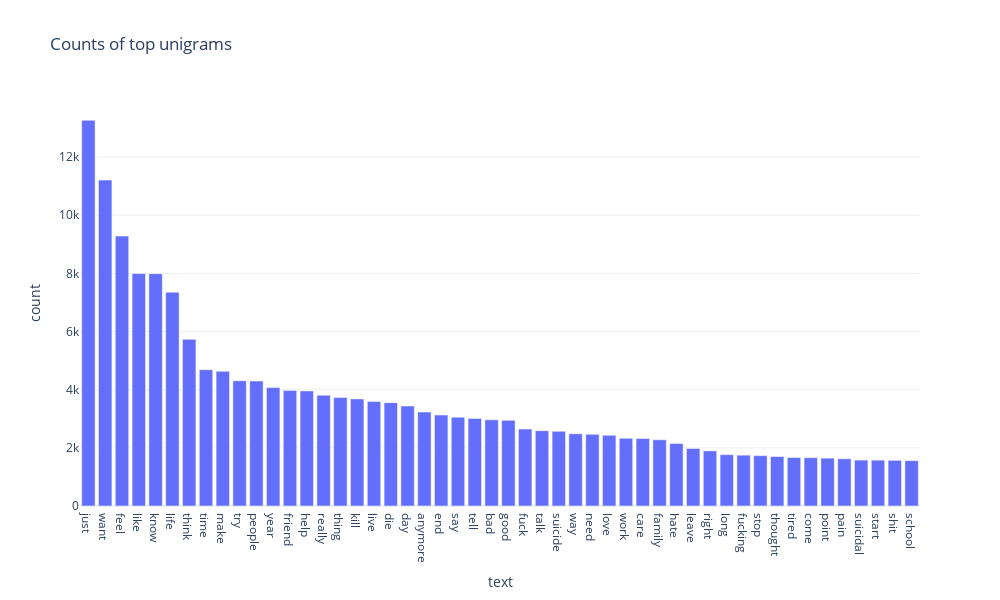

This figure's notebook cell:
### Code cell
# fancier interactive plot using plotly express
import plotly.express as px
fig = px.bar(unigram_df, x='text', y='count', title="Counts of top unigrams", template='plotly_white', 
             labels={"ngram;: 'Unigram', 'count': 'Count'"},
            width=1000, height=600)
                                                                                                                  
fig.show()

### Figure 1 — Plotly figure (JSON) as saved in the notebook; plotly's stock layout.template omitted (floating-point values rounded to 4 significant figures)
{"data": [{"alignmentgroup": "True", "hovertemplate": "text=%{x}<br>count=%{y}<extra></extra>", "legendgroup": "", "marker": {"color": "#636efa", "pattern": {"shape": ""}}, "name": "", "offsetgroup": "", "orientation": "v", "showlegend": false, "textposition": "auto", "type": "bar", "x": ["just", "want", "feel", "like", "know", "life", "think", "time", "make", "try", "people", "year", "friend", "help", "really", "thing", "kill", "live", "die", "day", "anymore", "end", "say", "tell", "bad", "good", "fuck", "talk", "suicide", "way", "need", "love", "work", "care", "family", "hate", "leave", "right", "long", "fucking", "stop", "thought", "tired", "come", "point", "pain", "suicidal", "start", "shit", "school"], "xaxis": "x", "y": [13265, 11209, 9284, 7993, 7990, 7354, 5734, 4689, 4634, 4306, 4299, 4072, 3974, 3958, 3810, 3731, 3684, 3596, 3555, 3439, 3233, 3128, 3055, 3011, 2963, 2946, 2646, 2591, 2569, 2484, 2464, 2432, 2329, 2321, 2278, 2149, 1978, 1897, 1766, 1748, 1732, 1701, 1667, 1662, 1646, 1625, 1579, 1577, 1571, 1560], "yaxis": "y"}], "layout": {"barmode": "relative", "height": 600, "legend": {"tracegroupgap": 0}, "title": {"text": "Counts of top unigrams"}, "width": 1000, "xaxis": {"anchor": "y", "domain": [0, 1], "title": {"text": "text"}}, "yaxis": {"anchor": "x", "domain": [0, 1], "title": {"text": "count"}}}}
